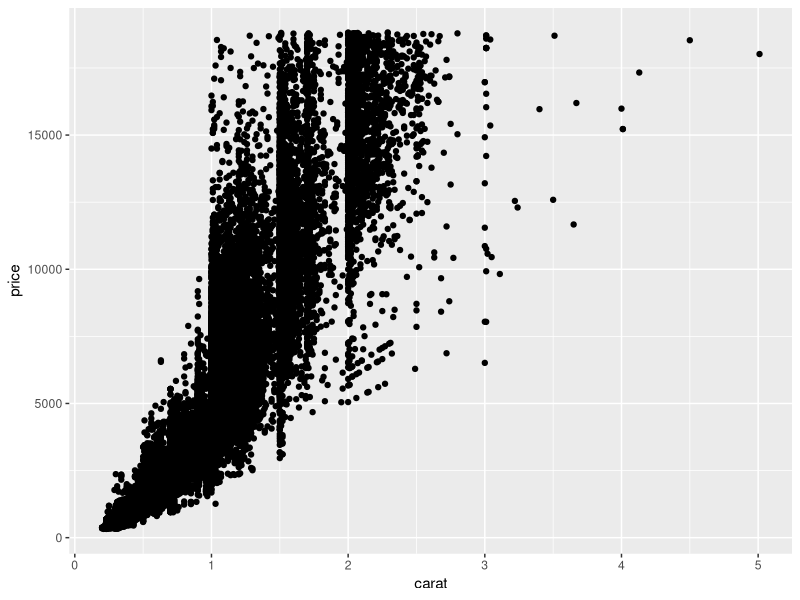
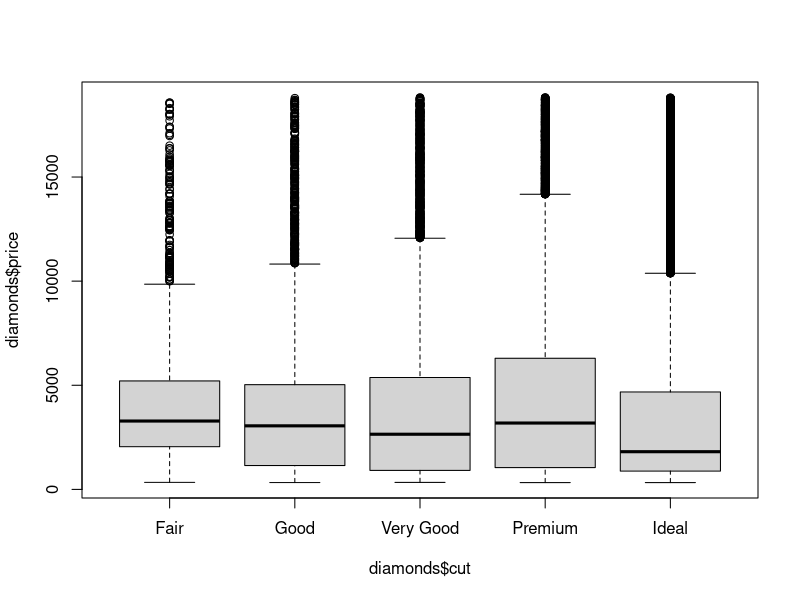

Generate these figures, in order, with R:
## ---- chunk 1
library(ggplot2)
library(tidyverse)
## ---- chunk 2
### In this code chunk, start with the diamonds dataset (built in to
### ggplot2 package) and create a plot of price vs. carat (or some other
### variables of your choice)


data(diamonds) 

ggplot(diamonds, aes( x = carat, y = price)) +
  geom_point()


## ---- chunk 3
### In this code chunk, start with the diamonds dataset (built in to
### ggplot2 package) and create a subset based on filtering, e.g., 
### size greater than 1 carat or cut is "Ideal"

library(tidyverse) 
data(diamonds)

diamondsfilt <- diamonds|>
  filter(price >= 1000)

## ---- chunk 4
### Both partners - delete this comment, then write some code here
# go brensketballers 
diamondsthing <- plot(diamonds$price ~ diamonds$cut)

#boxplot of something?? not sure 
## ---- chunk 5
### Both partners - delete this comment, then write some code here
### to plot, summarize, calculate something simple using the diamonds
### dataset.


